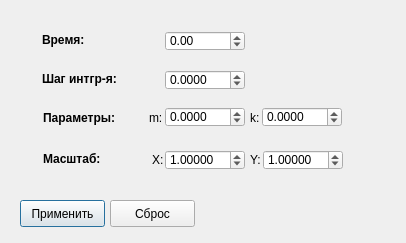
<?xml version="1.0" encoding="UTF-8"?>
<ui version="4.0">
 <class>Dialog</class>
 <widget class="QDialog" name="Dialog">
  <property name="geometry">
   <rect>
    <x>0</x>
    <y>0</y>
    <width>406</width>
    <height>243</height>
   </rect>
  </property>
  <property name="windowTitle">
   <string>Редактирование констант</string>
  </property>
  <widget class="QDoubleSpinBox" name="time">
   <property name="geometry">
    <rect>
     <x>165</x>
     <y>31</y>
     <width>80</width>
     <height>20</height>
    </rect>
   </property>
   <property name="minimum">
    <double>-99999999.000000000000000</double>
   </property>
   <property name="maximum">
    <double>99999999.000000000000000</double>
   </property>
   <property name="singleStep">
    <double>0.010000000000000</double>
   </property>
  </widget>
  <widget class="QLabel" name="timelLabel">
   <property name="geometry">
    <rect>
     <x>42</x>
     <y>32</y>
     <width>60</width>
     <height>16</height>
    </rect>
   </property>
   <property name="font">
    <font>
     <weight>75</weight>
     <bold>true</bold>
    </font>
   </property>
   <property name="text">
    <string>Время:</string>
   </property>
  </widget>
  <widget class="QLabel" name="timelLabel_2">
   <property name="geometry">
    <rect>
     <x>42</x>
     <y>71</y>
     <width>100</width>
     <height>16</height>
    </rect>
   </property>
   <property name="font">
    <font>
     <weight>75</weight>
     <bold>true</bold>
    </font>
   </property>
   <property name="text">
    <string>Шаг интгр-я:</string>
   </property>
  </widget>
  <widget class="QDoubleSpinBox" name="integrStep">
   <property name="geometry">
    <rect>
     <x>165</x>
     <y>70</y>
     <width>80</width>
     <height>20</height>
    </rect>
   </property>
   <property name="decimals">
    <number>4</number>
   </property>
   <property name="minimum">
    <double>-99999999.000000000000000</double>
   </property>
   <property name="maximum">
    <double>99999999.000000000000000</double>
   </property>
   <property name="singleStep">
    <double>0.010000000000000</double>
   </property>
  </widget>
  <widget class="QDoubleSpinBox" name="scaleX">
   <property name="geometry">
    <rect>
     <x>165</x>
     <y>150</y>
     <width>80</width>
     <height>20</height>
    </rect>
   </property>
   <property name="decimals">
    <number>5</number>
   </property>
   <property name="minimum">
    <double>-99999999.000000000000000</double>
   </property>
   <property name="maximum">
    <double>99999999.000000000000000</double>
   </property>
   <property name="singleStep">
    <double>0.010000000000000</double>
   </property>
   <property name="value">
    <double>1.000000000000000</double>
   </property>
  </widget>
  <widget class="QLabel" name="scaleYLabel">
   <property name="geometry">
    <rect>
     <x>250</x>
     <y>152</y>
     <width>16</width>
     <height>16</height>
    </rect>
   </property>
   <property name="text">
    <string>Y:</string>
   </property>
  </widget>
  <widget class="QLabel" name="scaleXLabel">
   <property name="geometry">
    <rect>
     <x>152</x>
     <y>152</y>
     <width>16</width>
     <height>16</height>
    </rect>
   </property>
   <property name="text">
    <string>X:</string>
   </property>
  </widget>
  <widget class="QLabel" name="scaleLabel">
   <property name="geometry">
    <rect>
     <x>43</x>
     <y>151</y>
     <width>80</width>
     <height>15</height>
    </rect>
   </property>
   <property name="font">
    <font>
     <weight>75</weight>
     <bold>true</bold>
    </font>
   </property>
   <property name="text">
    <string>Масштаб:</string>
   </property>
  </widget>
  <widget class="QDoubleSpinBox" name="parameterK">
   <property name="geometry">
    <rect>
     <x>262</x>
     <y>107</y>
     <width>80</width>
     <height>20</height>
    </rect>
   </property>
   <property name="decimals">
    <number>4</number>
   </property>
   <property name="minimum">
    <double>-99999999.000000000000000</double>
   </property>
   <property name="maximum">
    <double>99999999.000000000000000</double>
   </property>
   <property name="singleStep">
    <double>0.010000000000000</double>
   </property>
  </widget>
  <widget class="QDoubleSpinBox" name="parameterM">
   <property name="geometry">
    <rect>
     <x>165</x>
     <y>107</y>
     <width>80</width>
     <height>20</height>
    </rect>
   </property>
   <property name="decimals">
    <number>4</number>
   </property>
   <property name="minimum">
    <double>-99999999.000000000000000</double>
   </property>
   <property name="maximum">
    <double>99999999.000000000000000</double>
   </property>
   <property name="singleStep">
    <double>0.010000000000000</double>
   </property>
  </widget>
  <widget class="QDoubleSpinBox" name="scaleY">
   <property name="geometry">
    <rect>
     <x>263</x>
     <y>150</y>
     <width>80</width>
     <height>20</height>
    </rect>
   </property>
   <property name="decimals">
    <number>5</number>
   </property>
   <property name="minimum">
    <double>-99999999.000000000000000</double>
   </property>
   <property name="maximum">
    <double>99999999.000000000000000</double>
   </property>
   <property name="singleStep">
    <double>0.010000000000000</double>
   </property>
   <property name="value">
    <double>1.000000000000000</double>
   </property>
  </widget>
  <widget class="QLabel" name="scaleLabel_2">
   <property name="geometry">
    <rect>
     <x>43</x>
     <y>110</y>
     <width>100</width>
     <height>16</height>
    </rect>
   </property>
   <property name="font">
    <font>
     <weight>75</weight>
     <bold>true</bold>
    </font>
   </property>
   <property name="text">
    <string>Параметры:</string>
   </property>
  </widget>
  <widget class="QLabel" name="scaleXLabel_2">
   <property name="geometry">
    <rect>
     <x>149</x>
     <y>110</y>
     <width>16</width>
     <height>16</height>
    </rect>
   </property>
   <property name="text">
    <string>m:</string>
   </property>
  </widget>
  <widget class="QLabel" name="scaleXLabel_3">
   <property name="geometry">
    <rect>
     <x>250</x>
     <y>110</y>
     <width>20</width>
     <height>16</height>
    </rect>
   </property>
   <property name="text">
    <string>k:</string>
   </property>
  </widget>
  <widget class="QPushButton" name="applyButton">
   <property name="geometry">
    <rect>
     <x>20</x>
     <y>200</y>
     <width>85</width>
     <height>27</height>
    </rect>
   </property>
   <property name="text">
    <string>Применить</string>
   </property>
  </widget>
  <widget class="QPushButton" name="resetButton">
   <property name="geometry">
    <rect>
     <x>110</x>
     <y>200</y>
     <width>85</width>
     <height>27</height>
    </rect>
   </property>
   <property name="text">
    <string>Сброс</string>
   </property>
  </widget>
 </widget>
 <resources/>
 <connections/>
</ui>
